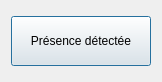
<?xml version="1.0" encoding="UTF-8"?>
<ui version="4.0">
 <class>Detecteur</class>
 <widget class="QDialog" name="Detecteur">
  <property name="geometry">
   <rect>
    <x>0</x>
    <y>0</y>
    <width>162</width>
    <height>82</height>
   </rect>
  </property>
  <property name="windowTitle">
   <string>Dialog</string>
  </property>
  <layout class="QGridLayout" name="gridLayout">
   <item row="0" column="0">
    <widget class="QPushButton" name="pushButtonIntrus">
     <property name="minimumSize">
      <size>
       <width>50</width>
       <height>50</height>
      </size>
     </property>
     <property name="text">
      <string>Présence détectée</string>
     </property>
    </widget>
   </item>
  </layout>
 </widget>
 <resources/>
 <connections/>
</ui>
